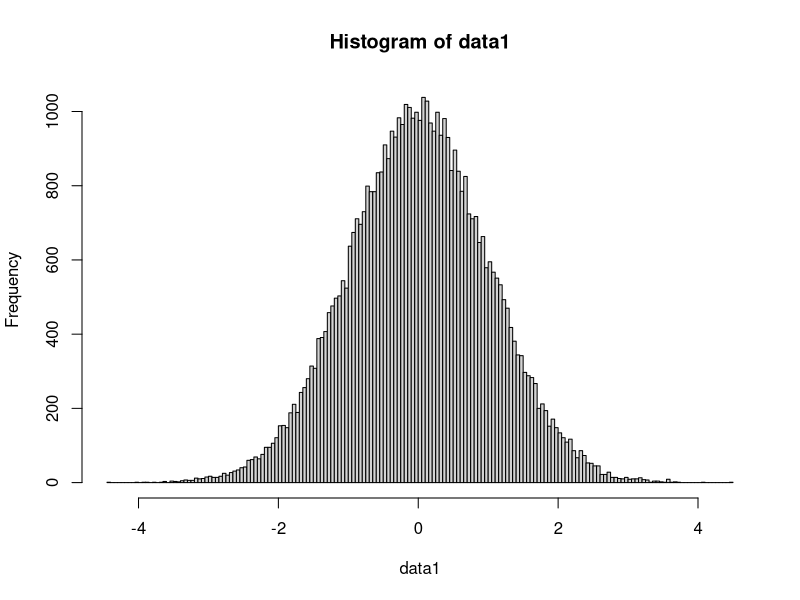
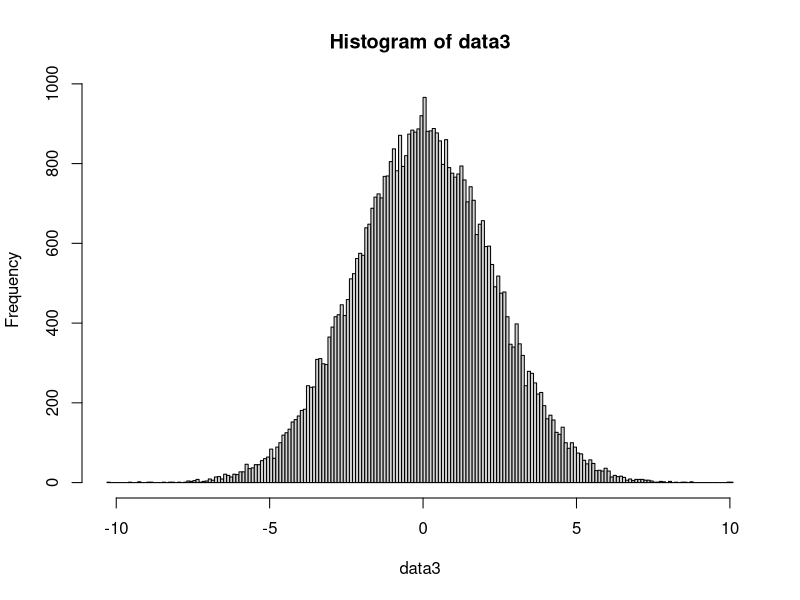
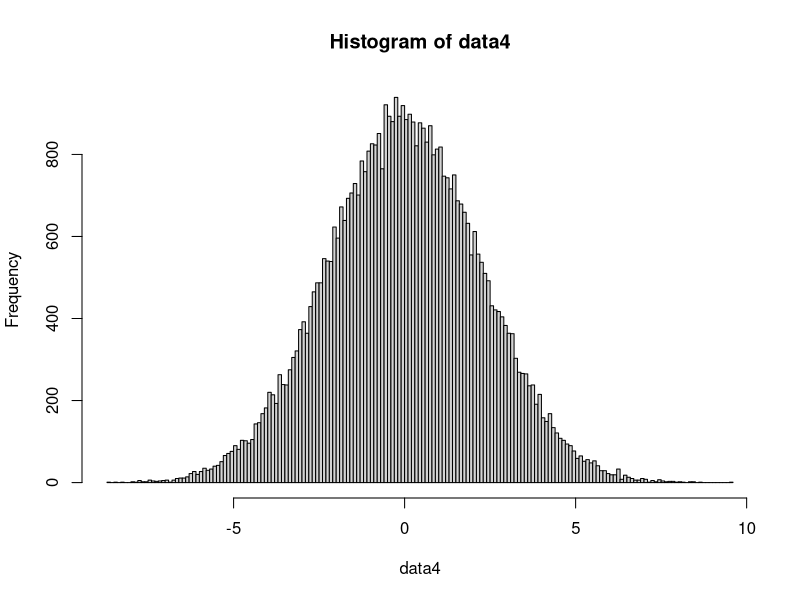

Recreate these plots in R, in order.

# Lets start by creating two large datasets
data1  <- rnorm(50000,sd=1)  #Random data with Standard deviation 1
data2 <- rnorm(50000,sd=2)   #Random data with Standard deviation 2

#Lets compute variance
var(data1)  
var(data2)

hist(data1,200)

data3 <- data1+data2

#Lets compute standard deviation of the new dataset
var3 <- var(data3)
hist(data3,200)

x11()
data4 <- data1 - data2
var4 <- var(data4)
hist(data4,200)

